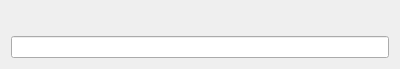
<?xml version="1.0" encoding="UTF-8"?>
<ui version="4.0">
 <class>RenameFile</class>
 <widget class="QWidget" name="RenameFile">
  <property name="geometry">
   <rect>
    <x>0</x>
    <y>0</y>
    <width>400</width>
    <height>69</height>
   </rect>
  </property>
  <layout class="QVBoxLayout" name="verticalLayout">
   <item>
    <widget class="QLabel" name="label">
     <property name="text">
      <string/>
     </property>
     <property name="wordWrap">
      <bool>true</bool>
     </property>
    </widget>
   </item>
   <item>
    <widget class="KLineEdit" name="name"/>
   </item>
  </layout>
 </widget>
 <customwidgets>
  <customwidget>
   <class>KLineEdit</class>
   <extends>QLineEdit</extends>
   <header>klineedit.h</header>
  </customwidget>
 </customwidgets>
 <resources/>
 <connections/>
</ui>
